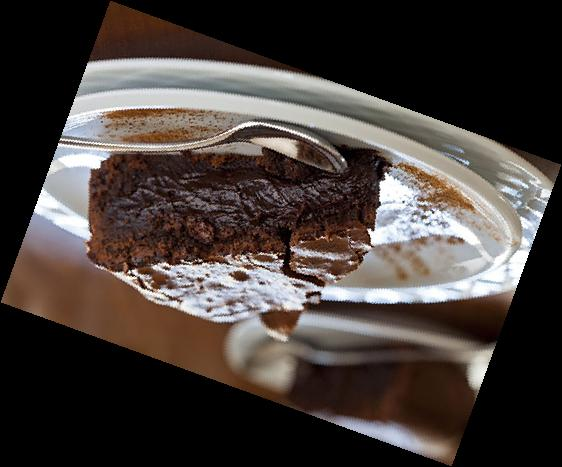
#> input picture images/cake.jpg, 562 x 467 px, found by its file name
$ python unschaerfe.py
#> lines starting #> are read from the running program, lines starting #| are printed output that depends on the picture
#Unschärfe
'''
Beschreibung der Funktion:
Mit dieser Funktion kann ein Bild mit einer Unschärfe versehen werden.
In der Funktion selbst wird auf den linearen Filter "BloxBlur" zurückgegriffen.
Dieser setzt den Wert jedes Pixels
'''

#Import des Image Moduls der Bibliothek Pillow
from PIL import Image

#Import des ImageFilter Moduls der Bibliothek Pillow
from PIL import ImageFilter


import os

# Der Funktion werden ein Dateipfad zum Bild sowie der gewünschte Radius übergeben.
def unschaerfe_radius (image_path, radius):

    #Prüfung, ob der übergebene Radius dem Typ int oder float entspricht, wenn nicht, wird die Funktion beendet.
#> called with image_path = './images/cake.jpg', radius = 10
    if type(radius) == int or type(radius)== float:

        #Das Bild, mit dessen Dateipfad die Funktion geöffnet wurde, wird in die Variable "im" gespeichert.
        im = Image.open(image_path)
#> im is the input picture: PIL image 562x467 RGB; mean R, G, B 70.3, 62.3, 58.5

        #Anzeigen des importierten Bildes
        im.show()

        #Das durch den Blur Filter manipulierte Bild wird in der Variable "blured_img" gespeichert.
        blured_img = im.filter(ImageFilter.BoxBlur(radius))
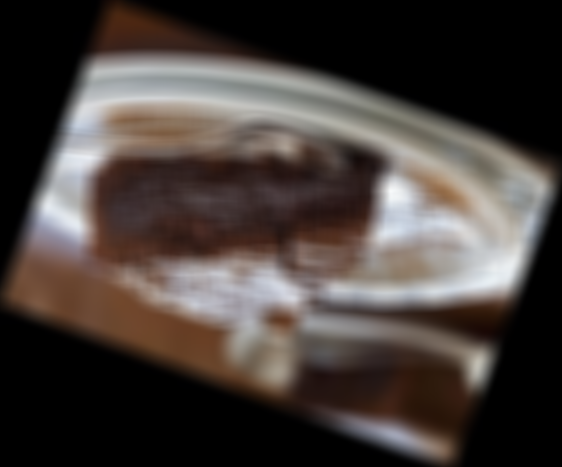
#> blured_img: PIL image 562x467 RGB; mean R, G, B 70.3, 62.2, 58.4

        #Das manipulierte Bild wird angezeigt.
        blured_img.show()

        #In die Variable Dateiendung, wird die Dateiendung des in die Funktion importierten Bildes gespeichert.
        dateiendung = os.path.splitext(image_path)[1]

        #Bedingung prüft, welche Dateiendung in der Variablen "Dateiendung" gespeichert ist.
        #Bei ".jpg" wird das manipulierte Bild entsprechend als ".jpg" abgespeichert
        if (dateiendung == ".jpg"):
            blured_img.save("./images/blured_img.jpg")
            newimage_path= "./images/blured_img.jpg"

        #Bei ".png" wird das manipulierte Bild entsprechend als ".png" abgespeichert
        elif (dateiendung == ".png"):
            blured_img.save("./images/blured_img.png")
            newimage_path="./images/blured_img.png"

        #Gibt den Dateipfad des manipulierten Bildes aus
        return newimage_path
    else:
        print("Bitte wähle als Radius eine Zahl.")

unschaerfe_radius ("./images/cake.jpg", 10);

$ run again, with images/Canon_40D.jpg copied over images/cake.jpg
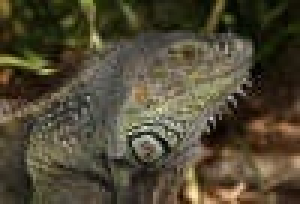
#> input picture images/Canon_40D.jpg, 100 x 68 px, found by its file name (shown 3 times larger)
#> in unschaerfe_radius, im is the input picture: PIL image 100x68 RGB; mean R, G, B 80, 72.8, 53.1
#> in unschaerfe_radius, `blured_img = im.filter(ImageFilter.BoxBlur(radius))`:
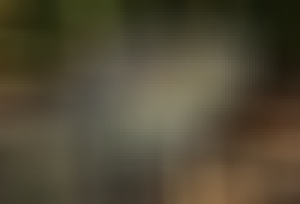
#> blured_img: PIL image 100x68 RGB (shown 3 times larger); mean R, G, B 80.4, 73, 53.2
